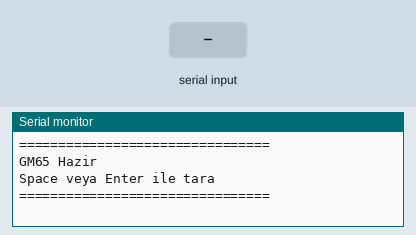
A sketch run on a simulated ESP32. On the bench: the last lines printed to the serial monitor. The test bench sets the inputs (shaded band). WiFi joins after 1.5 s; servers stay silent unless stated; the local clock reads 2024-03-15 10:24:30 at power-on unless the sketch sets it.

Above: at 3.2 s.
3.3 s: "WIFI:\n" received over Serial
At 3.9 s:
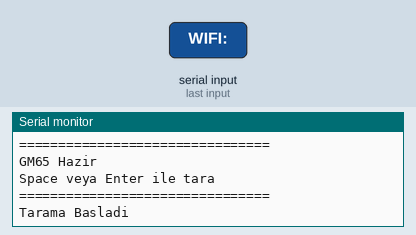
4.8 s: "WIFI:\n" received over the second serial link
At 5.3 s:
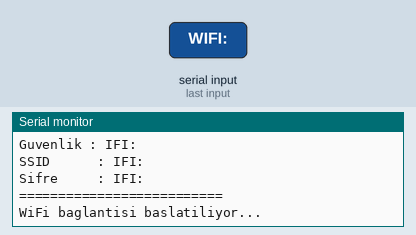
6.4 s: "T:\n" received over the second serial link
7.9 s: ";\n" received over the second serial link
At 8.6 s:
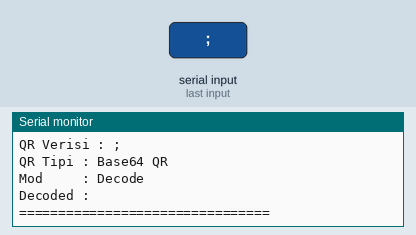

Measured:
- after the input at 3.3 s, the serial monitor: prints a new line at once (image 1)
- after the input at 4.8 s, the serial monitor: prints a new line after 0.10 s (image 2)
- after the input at 7.9 s, the serial monitor: prints a new line after 0.10 s (image 3)

The sketch:

qrReader_wifi_qr_entegre.ino
```cpp
#include <mbedtls/base64.h>
#include <WiFi.h>
#include <HTTPClient.h>
#include <ArduinoJson.h>
#include <time.h>
#define GM65_RX 4
#define GM65_TX 5

HardwareSerial GM65(1);

String qrData = "";
bool receiving = false;
unsigned long lastByteTime = 0;

void setup() {

  Serial.begin(115200);
  delay(2000);

  GM65.begin(115200, SERIAL_8N1, GM65_RX, GM65_TX);

  Serial.println("================================");
  Serial.println("GM65 Hazir");
  Serial.println("Space veya Enter ile tara");
  Serial.println("================================");
}

void loop() {

  // Space veya Enter ile taramayı başlat
  if (Serial.available()) {

    char c = Serial.read();

    if (c == ' ' || c == '\n' || c == '\r') {

      qrData = "";
      receiving = false;

      Serial.println("\nTarama Basladi");

      byte trigger[] = {
        0x7E, 0x00, 0x08, 0x01, 0x00,
        0x02, 0x01, 0xAB, 0xCD
      };

      GM65.write(trigger, sizeof(trigger));
    }
  }

  // GM65'ten gelen veriyi oku
  while (GM65.available()) {

    char c = GM65.read();

    if (isPrintable(c)) {

      qrData += c;
      receiving = true;
      lastByteTime = millis();
    }
  }

  // Veri gelmesi bittiyse
  if (receiving && millis() - lastByteTime > 100) {

    receiving = false;

    Serial.println("\n========== QR OKUNDU ==========");
    Serial.print("QR Verisi : ");
    Serial.println(qrData);
    Serial.println();

    // WiFi QR kontrolü
    if (qrData.startsWith("WIFI:")) {

      if (qrData.startsWith("WIFI:")) {

        Serial.println("QR Tipi : WiFi QR");
        Serial.println("Mod     : Konfigurasyon");

        // Bilgileri ayıkla
        int tStart = qrData.indexOf("T:") + 2;
        int tEnd = qrData.indexOf(";", tStart);

        int sStart = qrData.indexOf("S:") + 2;
        int sEnd = qrData.indexOf(";", sStart);

        int pStart = qrData.indexOf("P:") + 2;
        int pEnd = qrData.indexOf(";", pStart);

        String security = qrData.substring(tStart, tEnd);
        String ssid = qrData.substring(sStart, sEnd);
        String password = qrData.substring(pStart, pEnd);

        Serial.println();
        Serial.println("===== WiFi Bilgileri =====");
        Serial.print("Guvenlik : ");
        Serial.println(security);

        Serial.print("SSID      : ");
        Serial.println(ssid);

        Serial.print("Sifre     : ");
        Serial.println(password);

        Serial.println("==========================");

        // WiFi'ye bağlan
        Serial.println();
        Serial.println("WiFi baglantisi baslatiliyor...");

        WiFi.mode(WIFI_STA);
        WiFi.begin(ssid.c_str(), password.c_str());

        int timeout = 20;

        while (WiFi.status() != WL_CONNECTED && timeout > 0) {

          delay(500);
          Serial.print(".");

          timeout--;
        }

        if (WiFi.status() == WL_CONNECTED) {

          Serial.println();
          Serial.println("WiFi Baglandi!");

          Serial.print("IP Adresi : ");
          Serial.println(WiFi.localIP());

          // ===== Tarih / Saat =====
          configTime(3 * 3600, 0, "pool.ntp.org", "time.google.com");
          struct tm timeinfo;
          if (getLocalTime(&timeinfo, 10000)) {
            Serial.printf("Tarih : %02d/%02d/%04d\n", timeinfo.tm_mday, timeinfo.tm_mon + 1, timeinfo.tm_year + 1900);
            Serial.printf("Saat  : %02d:%02d:%02d\n", timeinfo.tm_hour, timeinfo.tm_min, timeinfo.tm_sec);
          } else {
            Serial.println("Saat alinamadi.");
          }

          // ===== USD/TRY =====
          HTTPClient http;
          http.begin("https://open.er-api.com/v6/latest/USD");
          int code = http.GET();
          if (code == 200) {
            DynamicJsonDocument doc(8192);
            deserializeJson(doc, http.getString());
            Serial.print("1 USD = ");
            Serial.print((float)doc["rates"]["TRY"]);
            Serial.println(" TRY");
          } else {
            Serial.println("Kur bilgisi alinamadi.");
          }
          http.end();


        } else {

          Serial.println();
          Serial.println("WiFi Baglanamadi!");
        }
      }
    } else {

      Serial.println("QR Tipi : Base64 QR");
      Serial.println("Mod     : Decode");

      unsigned char decoded[512];
      size_t decodedLen = 0;

      int ret = mbedtls_base64_decode(
        decoded,
        sizeof(decoded) - 1,
        &decodedLen,
        (const unsigned char*)qrData.c_str(),
        qrData.length());

      if (ret == 0) {

        decoded[decodedLen] = '\0';

        Serial.print("Decoded : ");
        Serial.println((char*)decoded);

      } else {

        Serial.print("Decode Hatasi : ");
        Serial.println(ret);
      }
    }

    Serial.println("================================");

    qrData = "";
  }
}
```
